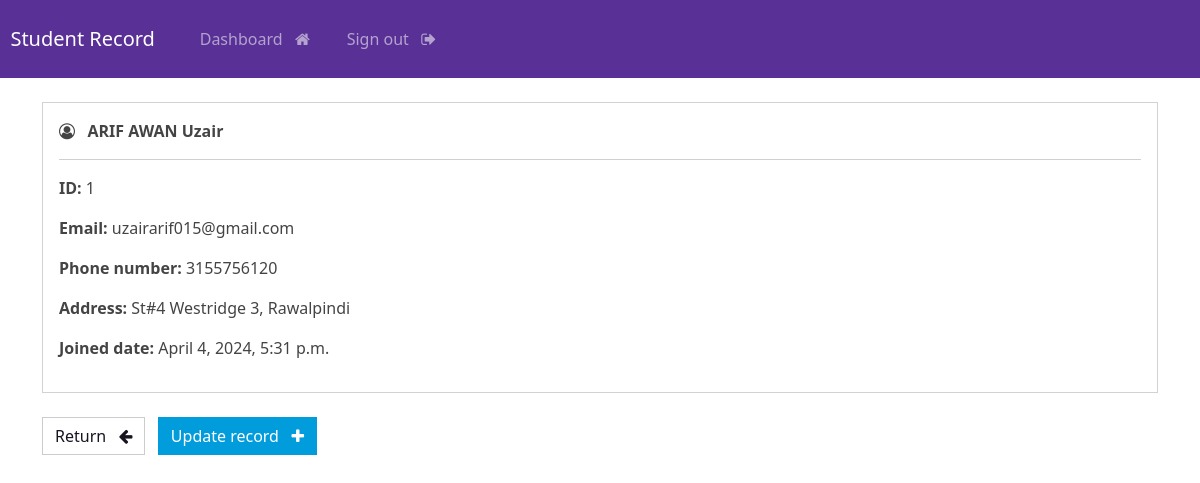
The page /view_student/1 (signed in) on the database its author committed.
### student/models.py (models this page shows, shortened)
class Record(models.Model):
    first_name= models.CharField(max_length=25)
    last_name= models.CharField(max_length=25)
    email= models.EmailField(max_length=25)
    phone= models.IntegerField()
    address= models.TextField(max_length=100)
    joined_date = models.DateTimeField(auto_now_add=True)

### student/views.py (the view)
# urls.py: path('view_student/<int:pk>',views.view_student,name = 'view_student'),
@login_required
def view_student(request,pk):
    info=Record.objects.get(id=pk)
    return render(request,'student/view_student.html',{
        'info': info
    })

### student/templates/student/view_student.html (shortened to what this page needs)
{% extends 'student/base.html' %}
{% load crispy_forms_tags %}
{% block content %}
    <div class="card">
        <div class="card-body">
            <i class="fa fa-user-circle-o" aria-hidden="true"></i> &nbsp;
            <strong>
                {{info.last_name|upper}}
                {{info.first_name}}
            </strong>
            <hr>
            <p> <strong> ID: </strong> {{info.id}} </p>
            <p> <strong> Email: </strong> {{info.email}} </p>
            <p> <strong> Phone number: </strong> {{info.phone}} </p>
            <p> <strong> Address: </strong> {{info.address}} </p>
            <p> <strong> Joined date: </strong> {{info.joined_date}} </p>
        </div>
    </div>
    <br>
    <a href="{% url 'dashboard' %}" class="btn btn-secondary"> Return &nbsp; <i class="fa fa-arrow-left" aria-hidden="true"></i> </a>
    <a href="{% url 'update_student' info.id %}" class="btn btn-info"> Update record &nbsp; <i class="fa fa-plus" aria-hidden="true"></i> </a>
{% endblock %}

### rows shown on the page
Record: last_name "ARIF AWAN", first_name "Uzair", id "1", email "uzairarif015@gmail.com", phone "3155756120", address "St#4 Westridge 3, Rawalpindi", joined_date "April 4, 2024, 5:31 p.m."
